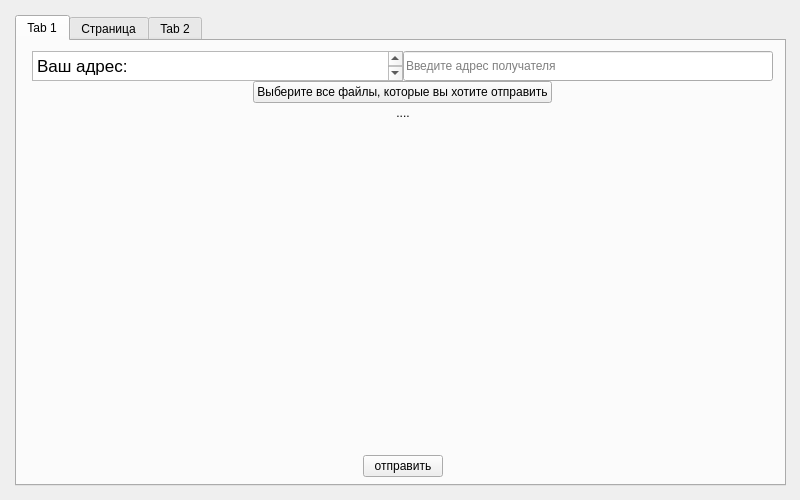
<?xml version="1.0" encoding="UTF-8"?>
<ui version="4.0">
 <class>MainWindow</class>
 <widget class="QWidget" name="MainWindow">
  <property name="geometry">
   <rect>
    <x>0</x>
    <y>0</y>
    <width>800</width>
    <height>500</height>
   </rect>
  </property>
  <property name="minimumSize">
   <size>
    <width>800</width>
    <height>500</height>
   </size>
  </property>
  <property name="windowTitle">
   <string>Form</string>
  </property>
  <widget class="QWidget" name="verticalLayoutWidget">
   <property name="geometry">
    <rect>
     <x>0</x>
     <y>0</y>
     <width>801</width>
     <height>501</height>
    </rect>
   </property>
   <layout class="QVBoxLayout" name="verticalLayout">
    <property name="spacing">
     <number>0</number>
    </property>
    <property name="leftMargin">
     <number>15</number>
    </property>
    <property name="topMargin">
     <number>15</number>
    </property>
    <property name="rightMargin">
     <number>15</number>
    </property>
    <property name="bottomMargin">
     <number>15</number>
    </property>
    <item>
     <widget class="QTabWidget" name="tabWidget">
      <property name="currentIndex">
       <number>0</number>
      </property>
      <widget class="QWidget" name="tab">
       <attribute name="title">
        <string>Tab 1</string>
       </attribute>
       <widget class="QWidget" name="verticalLayoutWidget_2">
        <property name="geometry">
         <rect>
          <x>0</x>
          <y>-10</y>
          <width>771</width>
          <height>461</height>
         </rect>
        </property>
        <layout class="QVBoxLayout" name="verticalLayout_2">
         <property name="spacing">
          <number>0</number>
         </property>
         <property name="leftMargin">
          <number>15</number>
         </property>
         <property name="topMargin">
          <number>20</number>
         </property>
         <property name="rightMargin">
          <number>15</number>
         </property>
         <property name="bottomMargin">
          <number>15</number>
         </property>
         <item>
          <layout class="QHBoxLayout" name="horizontalLayout_4">
           <item>
            <widget class="QTextBrowser" name="textBrowser">
             <property name="maximumSize">
              <size>
               <width>16777215</width>
               <height>30</height>
              </size>
             </property>
             <property name="html">
              <string>&lt;!DOCTYPE HTML PUBLIC &quot;-//W3C//DTD HTML 4.0//EN&quot; &quot;http://www.w3.org/TR/REC-html40/strict.dtd&quot;&gt;
&lt;html&gt;&lt;head&gt;&lt;meta name=&quot;qrichtext&quot; content=&quot;1&quot; /&gt;&lt;meta charset=&quot;utf-8&quot; /&gt;&lt;style type=&quot;text/css&quot;&gt;
p, li { white-space: pre-wrap; }
hr { height: 1px; border-width: 0; }
li.unchecked::marker { content: &quot;\2610&quot;; }
li.checked::marker { content: &quot;\2612&quot;; }
&lt;/style&gt;&lt;/head&gt;&lt;body style=&quot; font-family:'.AppleSystemUIFont'; font-size:13pt; font-weight:400; font-style:normal;&quot;&gt;
&lt;p style=&quot; margin-top:0px; margin-bottom:0px; margin-left:0px; margin-right:0px; -qt-block-indent:0; text-indent:0px;&quot;&gt;Ваш адрес: 1A1zP1eP5QGefi2DMPTfTL5SLmv7DivfNa&lt;/p&gt;&lt;/body&gt;&lt;/html&gt;</string>
             </property>
            </widget>
           </item>
           <item>
            <widget class="QLineEdit" name="lineEdit">
             <property name="maximumSize">
              <size>
               <width>16777215</width>
               <height>30</height>
              </size>
             </property>
             <property name="text">
              <string/>
             </property>
             <property name="placeholderText">
              <string>Введите адрес получателя</string>
             </property>
            </widget>
           </item>
          </layout>
         </item>
         <item>
          <layout class="QHBoxLayout" name="horizontalLayout_8">
           <item>
            <spacer name="horizontalSpacer_3">
             <property name="orientation">
              <enum>Qt::Orientation::Horizontal</enum>
             </property>
             <property name="sizeHint" stdset="0">
              <size>
               <width>40</width>
               <height>20</height>
              </size>
             </property>
            </spacer>
           </item>
           <item>
            <widget class="QPushButton" name="file_selection">
             <property name="text">
              <string>Выберите все файлы, которые вы хотите отправить</string>
             </property>
            </widget>
           </item>
           <item>
            <spacer name="horizontalSpacer_4">
             <property name="orientation">
              <enum>Qt::Orientation::Horizontal</enum>
             </property>
             <property name="sizeHint" stdset="0">
              <size>
               <width>40</width>
               <height>20</height>
              </size>
             </property>
            </spacer>
           </item>
          </layout>
         </item>
         <item>
          <layout class="QHBoxLayout" name="horizontalLayout_9">
           <item>
            <spacer name="horizontalSpacer_5">
             <property name="orientation">
              <enum>Qt::Orientation::Horizontal</enum>
             </property>
             <property name="sizeHint" stdset="0">
              <size>
               <width>40</width>
               <height>20</height>
              </size>
             </property>
            </spacer>
           </item>
           <item>
            <widget class="QLabel" name="label">
             <property name="text">
              <string>....</string>
             </property>
             <property name="alignment">
              <set>Qt::AlignmentFlag::AlignCenter</set>
             </property>
            </widget>
           </item>
           <item>
            <spacer name="horizontalSpacer_6">
             <property name="orientation">
              <enum>Qt::Orientation::Horizontal</enum>
             </property>
             <property name="sizeHint" stdset="0">
              <size>
               <width>40</width>
               <height>20</height>
              </size>
             </property>
            </spacer>
           </item>
          </layout>
         </item>
         <item>
          <spacer name="verticalSpacer">
           <property name="orientation">
            <enum>Qt::Orientation::Vertical</enum>
           </property>
           <property name="sizeType">
            <enum>QSizePolicy::Policy::Expanding</enum>
           </property>
           <property name="sizeHint" stdset="0">
            <size>
             <width>20</width>
             <height>100</height>
            </size>
           </property>
          </spacer>
         </item>
         <item>
          <layout class="QHBoxLayout" name="horizontalLayout_6">
           <item>
            <spacer name="horizontalSpacer">
             <property name="orientation">
              <enum>Qt::Orientation::Horizontal</enum>
             </property>
             <property name="sizeHint" stdset="0">
              <size>
               <width>40</width>
               <height>20</height>
              </size>
             </property>
            </spacer>
           </item>
           <item>
            <widget class="QPushButton" name="pushButton">
             <property name="text">
              <string>отправить</string>
             </property>
            </widget>
           </item>
           <item>
            <spacer name="horizontalSpacer_2">
             <property name="orientation">
              <enum>Qt::Orientation::Horizontal</enum>
             </property>
             <property name="sizeHint" stdset="0">
              <size>
               <width>40</width>
               <height>20</height>
              </size>
             </property>
            </spacer>
           </item>
          </layout>
         </item>
        </layout>
       </widget>
      </widget>
      <widget class="QWidget" name="tab_3">
       <attribute name="title">
        <string>Страница</string>
       </attribute>
      </widget>
      <widget class="QWidget" name="tab_2">
       <attribute name="title">
        <string>Tab 2</string>
       </attribute>
      </widget>
     </widget>
    </item>
   </layout>
  </widget>
 </widget>
 <resources/>
 <connections/>
</ui>
